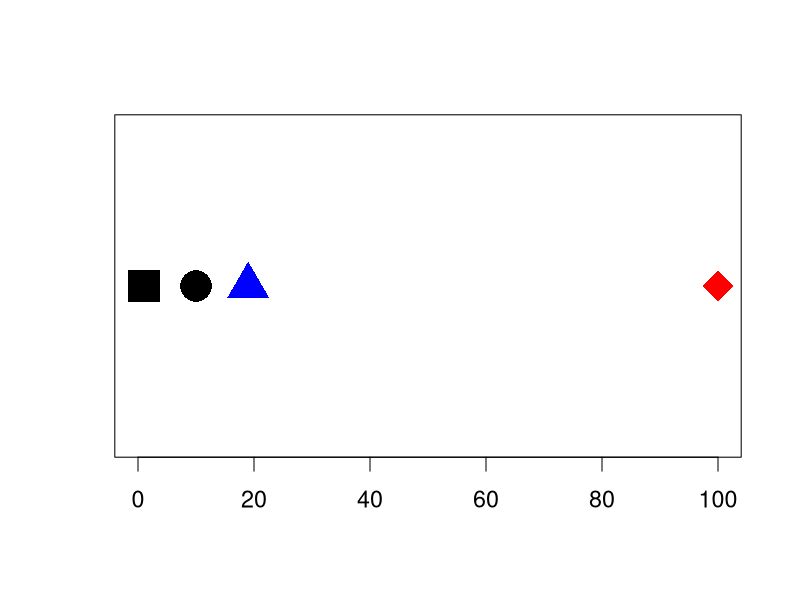
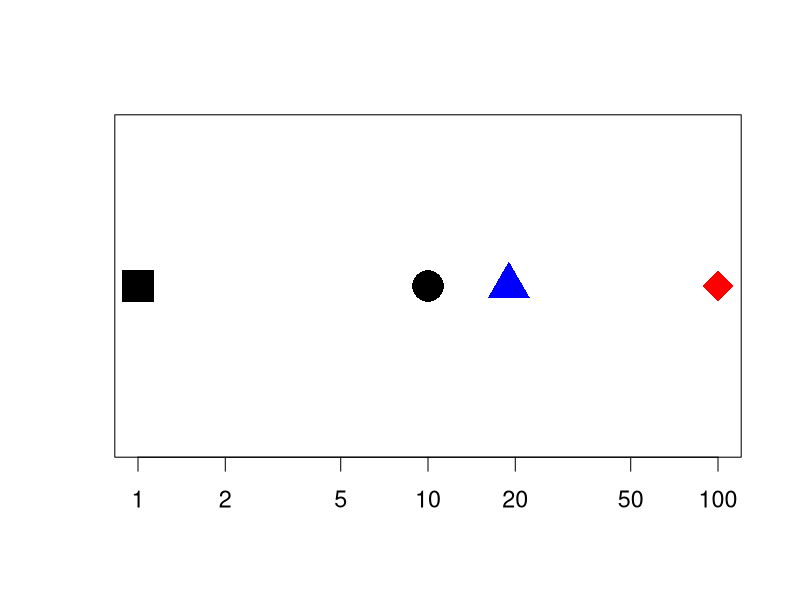
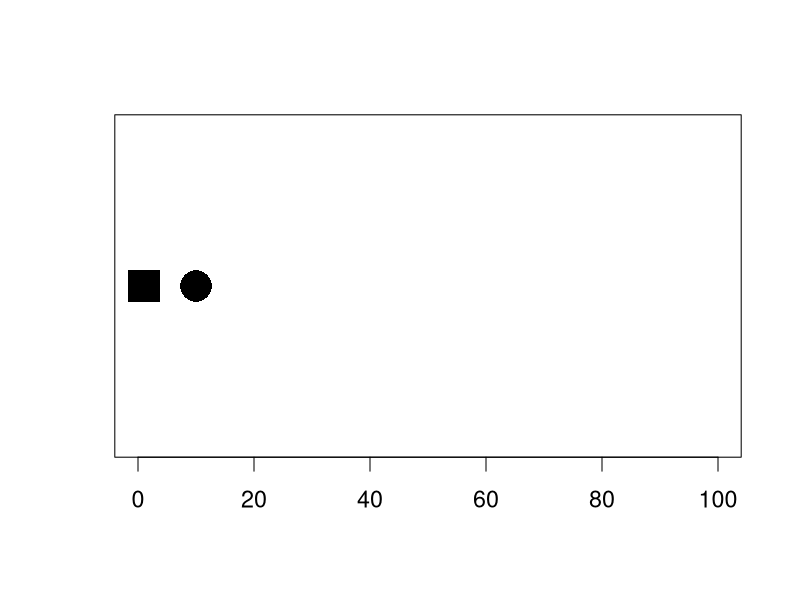
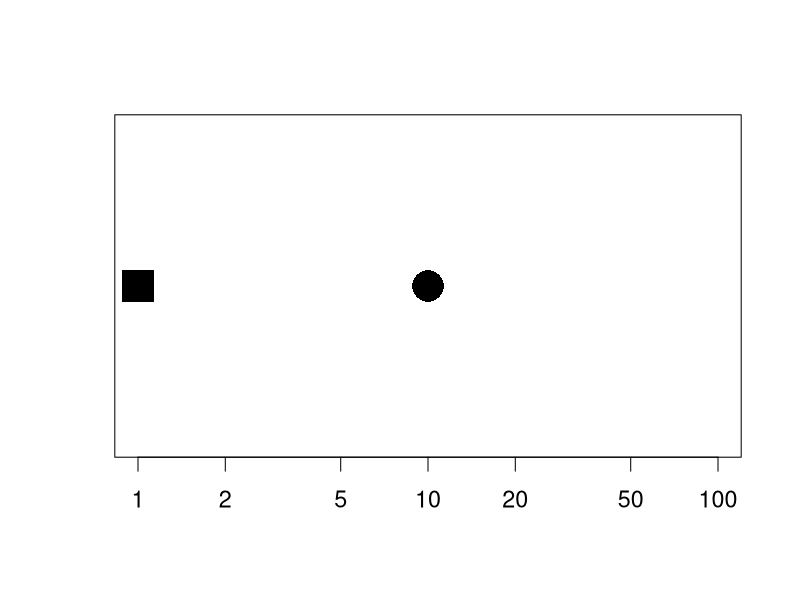

Here is the R script that generated these plots, in order:
x <- c(1, 10, 19, 100)

par(cex=1.4)
cplot <- function(x, log="", top=NULL){
	if (is.null(top)) top <- max(x)
	bot <- ifelse(log=="", 0, min(x))

	plot(x, 0*x
		, yaxt="n", xlab="", ylab=""
		, cex=3.0, pch=15:18
		, col=c("black", "black", "blue", "red")
		, log=log
		, xlim = c(bot, top)
	)
}

m <- max(x)
cplot(x, top=m)
cplot(x, log="x", top=m)
cplot(x[1:2], top=m)
cplot(x[1:2], log="x", top=m)
